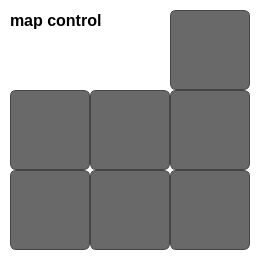
     <widget class="QWidget" name="map_control_widget" native="true">
      <property name="geometry">
       <rect>
        <x>750</x>
        <y>320</y>
        <width>261</width>
        <height>261</height>
       </rect>
      </property>
      <property name="styleSheet">
       <string notr="true">QWidget {
    background-color: rgba(0, 0, 0, 0);
}
</string>
      </property>
      <widget class="QPushButton" name="object_zoom_in">
       <property name="geometry">
        <rect>
         <x>10</x>
         <y>90</y>
         <width>80</width>
         <height>80</height>
        </rect>
       </property>
       <property name="styleSheet">
        <string notr="true">QPushButton {
    background-image: url(:/file/MapControl/zoom_in.png);
    background-repeat: no-repeat;
    background-position: center;
    background-color: rgba(42, 42, 42, 180); /* 투명도 추가 */
    border: 1px solid #444444;
    border-radius: 6px;
}
QPushButton:hover {
    background-color: rgba(58, 58, 58, 200); /* hover 시 투명도 */
    border: 1px solid #666666;
}
QPushButton:pressed {
    background-color: rgba(51, 51, 51, 220); /* 클릭 시 투명도 */
}
</string>
       </property>
       <property name="text">
        <string/>
       </property>
      </widget>
      <widget class="QPushButton" name="map_right">
       <property name="geometry">
        <rect>
         <x>170</x>
         <y>170</y>
         <width>80</width>
         <height>80</height>
        </rect>
       </property>
       <property name="styleSheet">
        <string notr="true">QPushButton {
    background-color: rgba(42, 42, 42, 180); /* 투명도 추가 */
    color: white;
    border: 1px solid #444444;
    border-radius: 6px;
    font-size: 18px;
}
QPushButton:hover {
    background-color: #3A3A3A;
    border: 1px solid #666666;
}
QPushButton:pressed {
    background-color: #333333;
}</string>
       </property>
       <property name="text">
        <string/>
       </property>
      </widget>
      <widget class="QPushButton" name="map_left">
       <property name="geometry">
        <rect>
         <x>10</x>
         <y>170</y>
         <width>80</width>
         <height>80</height>
        </rect>
       </property>
       <property name="styleSheet">
        <string notr="true">QPushButton {
    background-color: rgba(42, 42, 42, 180); /* 투명도 추가 */
    color: white;
    border: 1px solid #444444;
    border-radius: 6px;
    font-size: 18px;
}
QPushButton:hover {
    background-color: #3A3A3A;
    border: 1px solid #666666;
}
QPushButton:pressed {
    background-color: #333333;
}</string>
       </property>
       <property name="text">
        <string/>
       </property>
      </widget>
      <widget class="QPushButton" name="map_up">
       <property name="geometry">
        <rect>
         <x>90</x>
         <y>90</y>
         <width>80</width>
         <height>80</height>
        </rect>
       </property>
       <property name="styleSheet">
        <string notr="true">QPushButton {
    background-color: rgba(42, 42, 42, 180); /* 투명도 추가 */
    color: white;
    border: 1px solid #444444;
    border-radius: 6px;
    font-size: 18px;
}
QPushButton:hover {
    background-color: #3A3A3A;
    border: 1px solid #666666;
}
QPushButton:pressed {
    background-color: #333333;
}</string>
       </property>
       <property name="text">
        <string/>
       </property>
      </widget>
      <widget class="QPushButton" name="map_down">
       <property name="geometry">
        <rect>
         <x>90</x>
         <y>170</y>
         <width>80</width>
         <height>80</height>
        </rect>
       </property>
       <property name="styleSheet">
        <string notr="true">QPushButton {
    background-color: rgba(42, 42, 42, 180); /* 투명도 추가 */
    color: white;
    border: 1px solid #444444;
    border-radius: 6px;
    font-size: 18px;
}
QPushButton:hover {
    background-color: #3A3A3A;
    border: 1px solid #666666;
}
QPushButton:pressed {
    background-color: #333333;
}</string>
       </property>
       <property name="text">
        <string/>
       </property>
      </widget>
      <widget class="QPushButton" name="map_move_refresh">
       <property name="geometry">
        <rect>
         <x>170</x>
         <y>10</y>
         <width>80</width>
         <height>80</height>
        </rect>
       </property>
       <property name="styleSheet">
        <string notr="true">QPushButton {
	background-image: url(:/file/Registration/map_view_refresh.png);
    background-repeat: no-repeat;
    background-position: center;    
	background-color: rgba(42, 42, 42, 180); 
    color: white;
    border: 1px solid #444444;
    border-radius: 6px;
    font-size: 18px;
}
QPushButton:hover {
    background-color: #3A3A3A;
    border: 1px solid #666666;
}
QPushButton:pressed {
    background-color: #333333;
}</string>
       </property>
       <property name="text">
        <string/>
       </property>
      </widget>
      <widget class="QPushButton" name="object_zoom_out">
       <property name="geometry">
        <rect>
         <x>170</x>
         <y>90</y>
         <width>80</width>
         <height>80</height>
        </rect>
       </property>
       <property name="styleSheet">
        <string notr="true">QPushButton {
	background-image: url(:/file/MapControl/zoom_out.png);
    background-repeat: no-repeat;
    background-position: center;
    background-color: rgba(42, 42, 42, 180); /* 투명도 추가 */
    border: 1px solid #444444;
    border-radius: 6px;
}
QPushButton:hover {
    background-color: #3A3A3A;
    border: 1px solid #666666;
}
QPushButton:pressed {
    background-color: #333333;
}</string>
       </property>
       <property name="text">
        <string/>
       </property>
      </widget>
      <widget class="QLabel" name="label">
       <property name="geometry">
        <rect>
         <x>10</x>
         <y>10</y>
         <width>101</width>
         <height>21</height>
        </rect>
       </property>
       <property name="styleSheet">
        <string notr="true">QLabel {
    color: #000000;
    font-size: 16px;
    font-weight: 500;
    font-family: 'Noto Sans KR Black';
    background: transparent;
}</string>
       </property>
       <property name="text">
        <string>map control</string>
       </property>
      </widget>
     </widget>
